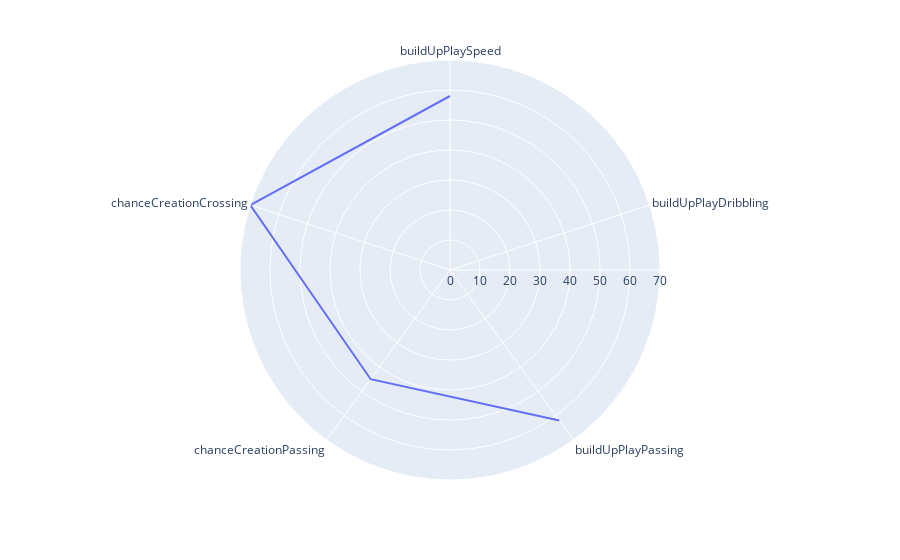

Write notebook code for a chart like this one.
### Code cell
samp = team_attrs[cols].iloc[5, ::]
samp1 = pd.DataFrame(samp).reset_index().rename(columns={"index": "dim", 5: "score"})
px.line_polar(samp1, r="score", theta="dim", line_close=True)

### Figure 1 — Plotly figure (JSON) as saved in the notebook; plotly's stock layout.template omitted (floating-point values rounded to 4 significant figures)
{"data": [{"hovertemplate": "score=%{r}<br>dim=%{theta}<extra></extra>", "legendgroup": "", "line": {"color": "#636efa", "dash": "solid"}, "marker": {"symbol": "circle"}, "mode": "lines", "name": "", "r": [58, null, 62, 45, 70, 58], "showlegend": false, "subplot": "polar", "theta": ["buildUpPlaySpeed", "buildUpPlayDribbling", "buildUpPlayPassing", "chanceCreationPassing", "chanceCreationCrossing", "buildUpPlaySpeed"], "type": "scatterpolar"}], "layout": {"autosize": true, "legend": {"tracegroupgap": 0}, "margin": {"t": 60}, "polar": {"angularaxis": {"direction": "clockwise", "rotation": 90, "type": "category"}, "domain": {"x": [0, 1], "y": [0, 1]}, "radialaxis": {"autorange": true, "range": [0, 70], "type": "linear"}}}}
